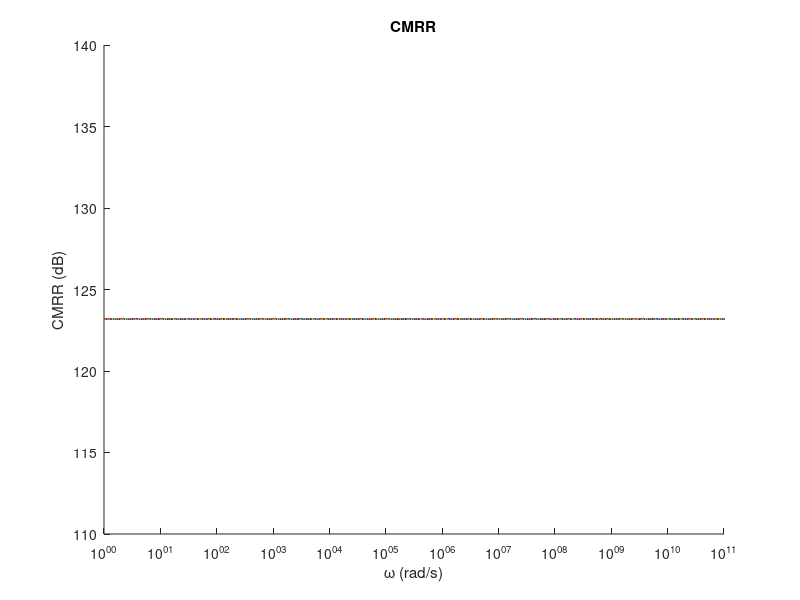

MATLAB code to generate this figure:
%%
close all
clear
clc
gm2=0.1e-3*2/0.25;
gm6 = sqrt(2)*gm2;

C = 500e-15;
R_TAIL1 = 100e3;
R_TAIL2 = 11.3e6;

figure(3)
hold on
%openloop = tf([b],[a/(p1*p2)])
openloop = tf([80*C*R_TAIL1,80*(2*gm2*R_TAIL1)],[C*R_TAIL1,1]);
    closedloop = feedback(openloop,0)
    [mag,phase,w] = bode(closedloop,{1,1e11})
openloop = tf([80*C*R_TAIL2,80*(2*gm2*R_TAIL2)],[C*R_TAIL2,1]);
    closedloop = feedback(openloop,0)
    [mag,phase,w] = bode(closedloop,{1,1e11})
    semilogx(w,mag2db(mag(1,:)),w,mag2db(mag(1,:)))
    
    
    title('CMRR')
    ylabel('CMRR (dB)')
    xlabel('\omega (rad/s)')